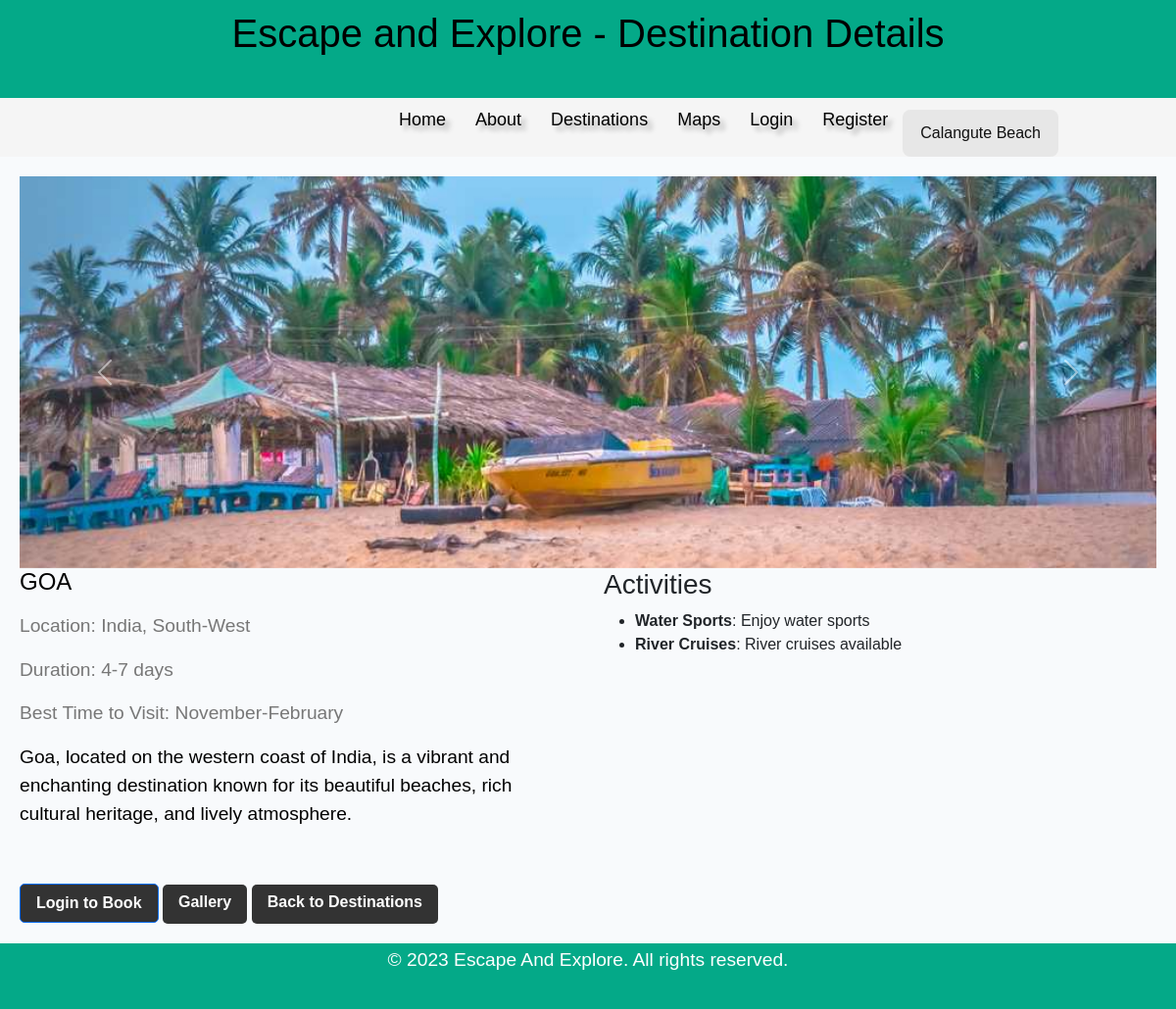
/destination_detail/2, run on the app's committed database.
### app.py (models this page shows)
class Package(db.Model):
    id = db.Column(db.Integer, primary_key=True)
    name = db.Column(db.String(150), nullable=False)
    description = db.Column(db.Text, nullable=False)
    image = db.Column(db.String(150), nullable=False)
    location = db.Column(db.String(150))
    duration = db.Column(db.String(50))
    best_time = db.Column(db.String(50))
    activities = db.Column(db.Text)
    bookings = db.relationship('Booking', backref='package', lazy=True)
    buses = db.relationship('Bus', backref='package', lazy=True)

### app.py (the view)
@app.route('/destination_detail/<int:package_id>')
def destination_detail(package_id):
    package = Package.query.get_or_404(package_id)
    return render_template('destination_detail.html', package=package)

### app.py (called while the page is built, shortened)
@app.context_processor
def inject_user():
    return {
        'is_authenticated': False,
        'current_user': None
    }

### templates/destination_detail.html (shortened to what this page needs)
<!DOCTYPE html>
<html>
<head>
  <link href="https://cdn.jsdelivr.net/npm/bootstrap@5.3.0/dist/css/bootstrap.min.css" rel="stylesheet">
  <link rel="stylesheet" type="text/css" href="{{ url_for('static', filename='css/style.css') }}" />
</head>
<body class="non-home">
  <header>
    <h1>Escape and Explore - Destination Details</h1>
  </header>
  <div class="nav">
    <div class="nav-menu">
      <ul>
        <li><a href="{{ url_for('index') }}">Home</a></li>
        <li><a href="#about">About</a></li>
        <li><a href="{{ url_for('packages') }}">Destinations</a></li>
        <li><a href="{{ url_for('maps') }}">Maps</a></li>
        {% if not is_authenticated %}
        <li><a href="{{ url_for('login') }}">Login</a></li>
        <li><a href="{{ url_for('register') }}">Register</a></li>
        {% else %}
        <li><a href="{{ url_for('mybookings') }}">My Bookings</a></li>
        <li><a href="{{ url_for('logout') }}">Logout</a></li>
        {% endif %}
      </ul>
    </div>
  <div id="carousel-caption" class="carousel-image-caption" aria-live="polite"></div>
  </div>
  <div class="container">
    <div id="imageCarousel" class="carousel slide" data-bs-ride="carousel" data-bs-interval="2000">
      <div class="carousel-inner">
        {% if package.name == 'GOA' %}
        <div class="carousel-item">
          <img src="{{ url_for('static', filename='images/goa1.jpg') }}" class="d-block w-100" alt="Calangute Beach">
        </div>
        {% endif %}
      </div>
      <button class="carousel-control-prev" type="button" data-bs-target="#imageCarousel" data-bs-slide="prev">
        <span class="carousel-control-prev-icon" aria-hidden="true"></span>
      </button>
      <button class="carousel-control-next" type="button" data-bs-target="#imageCarousel" data-bs-slide="next">
        <span class="carousel-control-next-icon" aria-hidden="true"></span>
      </button>
    </div>
    <div class="destination-info">
      <div class="destination-description">
        <h2 class="destination-title">{{ package.name }}</h2>
        <p class="destination-meta">Location: {{ package.location }}</p>
        <p class="destination-meta">Duration: {{ package.duration }}</p>
        <p class="destination-meta">Best Time to Visit: {{ package.best_time }}</p>
        {% if package.description %}
          {% for para in package.description.split('\n\n') %}
            <p>{{ para.strip().replace('\n', '<br>')|safe }}</p>
          {% endfor %}
        {% endif %}
      </div>
      <div class="destination-activities">
        {% if package.activities %}
        <h3>Activities</h3>
        <ul>
        {% for activity in package.activities.split('||') %}
          {% set parts = activity.split(':', 1) %}
          <li>
            <strong>{{ parts[0].strip() }}</strong>{% if parts|length > 1 %}: {{ parts[1].strip() }}{% endif %}
          </li>
        {% endfor %}
        </ul>
        {% endif %}
      </div>
    </div>
    {% if is_authenticated %}
    <a href="{{ url_for('booking', package_id=package.id) }}" class="about-button">Book Now</a>
    {% else %}
    <button class="btn btn-primary about-button" onclick="window.location.href='{{ url_for('login') }}'">Login to Book</button>
    {% endif %}
    <a href="{{ url_for('gallery', package_id=package.id) }}" class="about-button">Gallery</a>
    <a href="{{ url_for('packages') }}" class="about-button">Back to Destinations</a>
  </div>
  <footer>
    <p>&copy; 2023 Escape And Explore. All rights reserved.</p>
  </footer>
</body>
</html>

### static/css/style.css (style rules this page uses)
body { font-family: Arial, sans-serif; margin: 0; padding: 0; background-color: rgb(248, 250, 252); }
.nav { width: 100%; background-color: #f8f7f741; display: flex; justify-content:end; padding: 0 10%; align-items: center; }
.nav-menu ul { display: flex; list-style:none; }
.nav-menu ul a { text-decoration: none; color: #000; text-shadow: 5px 5px 5px rgba(0,0,0,0.3); font-size: 18px; margin: 0 15px; transition: color .4s; }
h1 { font-family: 'Trebuchet MS', 'Lucida Sans Unicode', 'Lucida Grande', 'Lucida Sans', Arial, sans-serif; font-size: 4rem; margin-bottom: 2rem; }
.about-button { display: inline-block; background-color: #333; color: #fff; padding: 8px 16px; text-decoration: none; font-weight: bold; border-radius: 5px; transition: background-color 0.3s; line-height: 1.2; height: 40px; }
.container { max-width: 1200px; margin: 0 auto; padding: 20px; }
h2 { font-size: 2rem; margin-bottom: 1rem; }
p { font-size: 1.2rem; margin-bottom: 2rem; }
footer { background-color:rgb(4, 169, 136); color: #fff; padding: 3px; text-align: center; }
header { background-color:rgb(4, 169, 136); color:black; padding: 20px; text-align: center; }
.non-home .nav { background-color: #f5f5f5 !important; }
.non-home header { padding: 10px; }
.non-home h1 { font-size: 2.5rem; }
.non-home h2 { font-size: 1.5rem; }
.destination-info { display: flex; justify-content: space-between; align-items: flex-start; margin-bottom: 1.5rem; }
.destination-description { flex: 1; margin-right: 2rem; color:black; }
.destination-title { font-size: 2rem; margin-bottom: 1rem; }
.destination-meta { font-size: 1.2rem; color: #777; margin-bottom: 1rem; }
.destination-activities { flex: 1; }
* { box-sizing: border-box; }
.non-home { display: flex; flex-direction: column; min-height: 100vh; }
.non-home footer { margin-top: auto; }
.carousel { height: 400px; }
.carousel-inner, .carousel-item, .carousel-item img { height: 400px; }
.carousel-item img { object-fit: cover; width: 100%; }

### templates/destination_detail.html (style rules this page uses)
.carousel-image-caption { margin-top: 12px; padding: 12px 18px; background: rgba(0,0,0,0.06); border-radius: 8px; color: #111; font-size: 1rem; }

### data on the page
Package: name "GOA", location "India, South-West", duration "4-7 days", best_time "November-February", strip "Goa, located on the western coast of India, is a vibrant and enchanting destination known for its beautiful beaches, rich cultural heritage, and lively atmosphere."

### other printed values
{{ parts[0].strip() }} "Water Sports" "River Cruises"
{{ parts[1].strip() }} "Enjoy water sports" "River cruises available"
